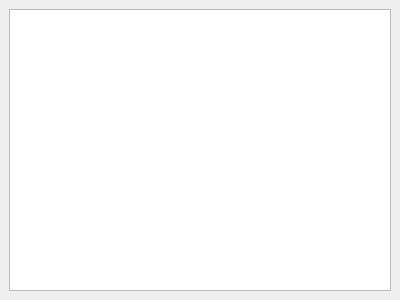
<?xml version="1.0" encoding="UTF-8"?>
<ui version="4.0">
 <class>cmd</class>
 <widget class="QMainWindow" name="cmd">
  <property name="geometry">
   <rect>
    <x>0</x>
    <y>0</y>
    <width>400</width>
    <height>300</height>
   </rect>
  </property>
  <property name="windowTitle">
   <string>nuitka编译</string>
  </property>
  <widget class="QWidget" name="centralwidget">
   <layout class="QHBoxLayout" name="horizontalLayout">
    <item>
     <widget class="QTextEdit" name="textEdit">
      <property name="undoRedoEnabled">
       <bool>false</bool>
      </property>
      <property name="readOnly">
       <bool>true</bool>
      </property>
      <property name="html">
       <string>&lt;!DOCTYPE HTML PUBLIC &quot;-//W3C//DTD HTML 4.0//EN&quot; &quot;http://www.w3.org/TR/REC-html40/strict.dtd&quot;&gt;
&lt;html&gt;&lt;head&gt;&lt;meta name=&quot;qrichtext&quot; content=&quot;1&quot; /&gt;&lt;meta charset=&quot;utf-8&quot; /&gt;&lt;style type=&quot;text/css&quot;&gt;
p, li { white-space: pre-wrap; }
&lt;/style&gt;&lt;/head&gt;&lt;body style=&quot; font-family:'HarmonyOS Sans SC'; font-size:9pt; font-weight:400; font-style:normal;&quot;&gt;
&lt;p style=&quot;-qt-paragraph-type:empty; margin-top:0px; margin-bottom:0px; margin-left:0px; margin-right:0px; -qt-block-indent:0; text-indent:0px;&quot;&gt;&lt;br /&gt;&lt;/p&gt;&lt;/body&gt;&lt;/html&gt;</string>
      </property>
      <property name="textInteractionFlags">
       <set>Qt::TextSelectableByKeyboard|Qt::TextSelectableByMouse</set>
      </property>
     </widget>
    </item>
   </layout>
  </widget>
 </widget>
 <resources/>
 <connections/>
</ui>
